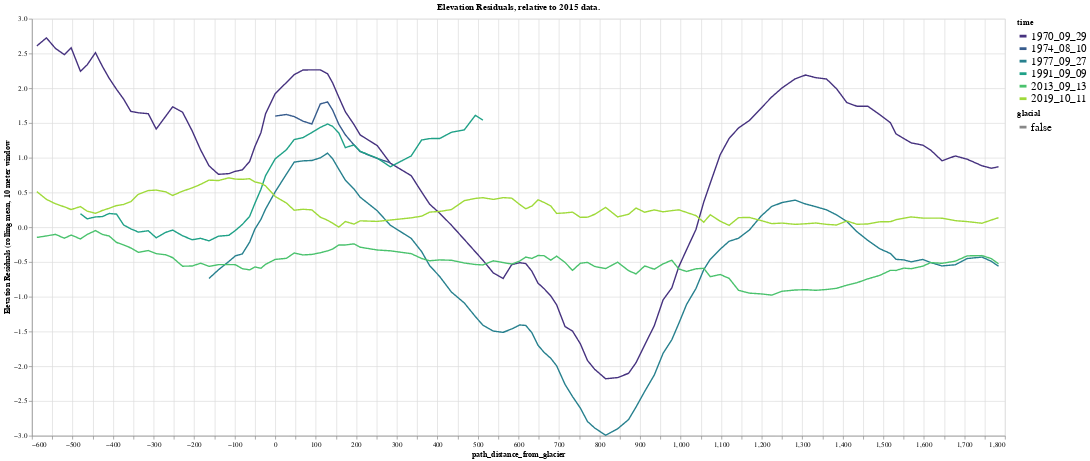

Notebook cell for this chart:
### Markdown cell above
Plot elevation residuals, exclude glacier signals, rolling mean (large)

### Code cell
src = diff_df[['elevation', 'time', 'path_distance_from_glacier', 'glacial', 'elevation_residual']].reset_index().dropna()
src['time'] = src['time'].apply(lambda x: x.strftime(strip_time_format))
alt.Chart(
    src
).transform_filter(
    (datum.glacial == False)
).transform_window(
    rolling_mean='mean(elevation_residual)',
    groupby=['time'],
    frame=[-5,5]
).mark_line().encode(
    alt.X("path_distance_from_glacier:Q"),
    alt.Y("rolling_mean:Q", scale=alt.Scale(zero=False), title='Elevation Residuals (rolling mean, 10 meter window', impute=alt.ImputeParams(value=None)),
    alt.Color("time:O", scale=alt.Scale(scheme='viridis')),
    alt.StrokeDash('glacial:N')
).properties(
    width = 1400,
    height = 600,
    title="Elevation Residuals, relative to 2015 data."
).configure_legend(
    titleColor='black', 
    titleFontSize=12, 
    labelFontSize=16, 
    symbolStrokeWidth=4
)

### Figure 1 — Vega-Lite specification as saved in the notebook (floating-point values rounded to 4 significant figures; data arrays with more than 128 entries replaced by an {"elided": "..."} marker saying what was removed)
{"config": {"view": {"continuousWidth": 400, "continuousHeight": 300}, "legend": {"labelFontSize": 16, "symbolStrokeWidth": 4, "titleColor": "black", "titleFontSize": 12}}, "data": {"name": "data-62a80d2f4672657724b185a807834f83"}, "mark": "line", "encoding": {"color": {"field": "time", "scale": {"scheme": "viridis"}, "type": "ordinal"}, "strokeDash": {"field": "glacial", "type": "nominal"}, "x": {"field": "path_distance_from_glacier", "type": "quantitative"}, "y": {"field": "rolling_mean", "impute": {"value": null}, "scale": {"zero": false}, "title": "Elevation Residuals (rolling mean, 10 meter window", "type": "quantitative"}}, "height": 600, "title": "Elevation Residuals, relative to 2015 data.", "transform": [{"filter": "(datum.glacial === false)"}, {"window": [{"op": "mean", "field": "elevation_residual", "as": "rolling_mean"}], "frame": [-5, 5], "groupby": ["time"]}], "width": 1400, "$schema": "https://vega.github.io/schema/vega-lite/v4.17.0.json", "datasets": {"data-62a80d2f4672657724b185a807834f83": {"elided": "528 records"}}}
